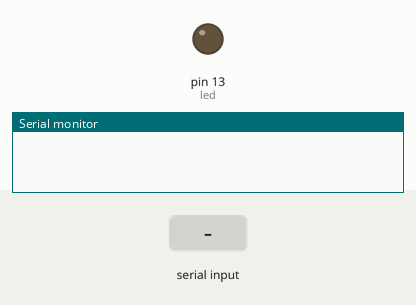
Recording of a sketch running on a simulated Arduino Uno, built with avr-gcc and run on an emulated ATmega328P. On the bench: output pins drawn as LEDs (lit = HIGH), the last lines printed to the serial monitor. The test bench sets the inputs (shaded band). Random numbers use the default seed unless the sketch sets one.

Above: at 1.2 s.
1.3 s: "LED ON" received over the second serial link
At 2.0 s:
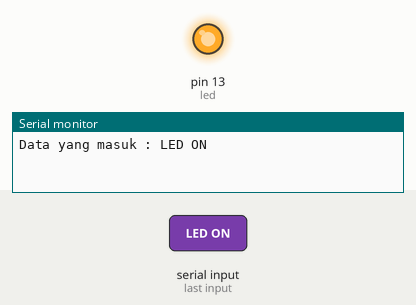
2.8 s: "LED OFF" received over the second serial link
At 3.1 s:
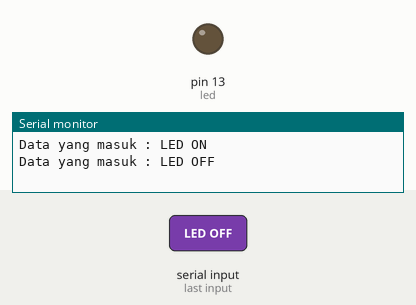
Timing chart, 0 to 5.8 s (numbered marks = the images above; inputs shaded):
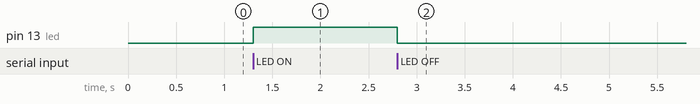

The sketch:

Arduino_Sketch.ino
```cpp
#include <SoftwareSerial.h>
SoftwareSerial mySerial(2,3); // Pin 2 = RX, Pin 3 = TX

const int led = 13;
String statusLed = "OFF";
const int sensor1 = random(0,10);
const int sensor2 = random(11,20);
String data = "";

void setup() {
  // put your setup code here, to run once:
  Serial.begin(115200);
  mySerial.begin(115200);
  pinMode(led, OUTPUT);
  digitalWrite(led, LOW);
}

void loop() {
  // put your main code here, to run repeatedly:
    while (mySerial.available() > 0){
      char c = mySerial.read();
      data += c;
    }

  if(data.length() > 0){
    Serial.println("Data yang masuk : " + data);
    if (data == "LED ON"){
      digitalWrite(led, HIGH);
      statusLed = "ON";
      mySerial.print(" LED is ON");
    }
    else if (data == "LED OFF"){
      digitalWrite(led, LOW);
      statusLed = "OFF";
      mySerial.print(" LED is OFF");
    }
    else if (data == "SENSOR1"){
      mySerial.print(" Sensor1 : " + String(sensor1));
    }
     else if (data == "SENSOR2"){
      mySerial.print(" Sensor2 : " + String(sensor2));
    }
     else if (data == "STATUS"){
      mySerial.print(String(" Kondisi Led : " + statusLed + '#'
                            + " Sensor1 : " + sensor1 + '#'
                            + " Sensor2 : " + sensor2));
    }
    data = "";
  }
}
```

Measured:
- after the input at 1.3 s, pin 13 (led): LOW → HIGH at once
- after the input at 2.8 s, pin 13 (led): HIGH → LOW at once
